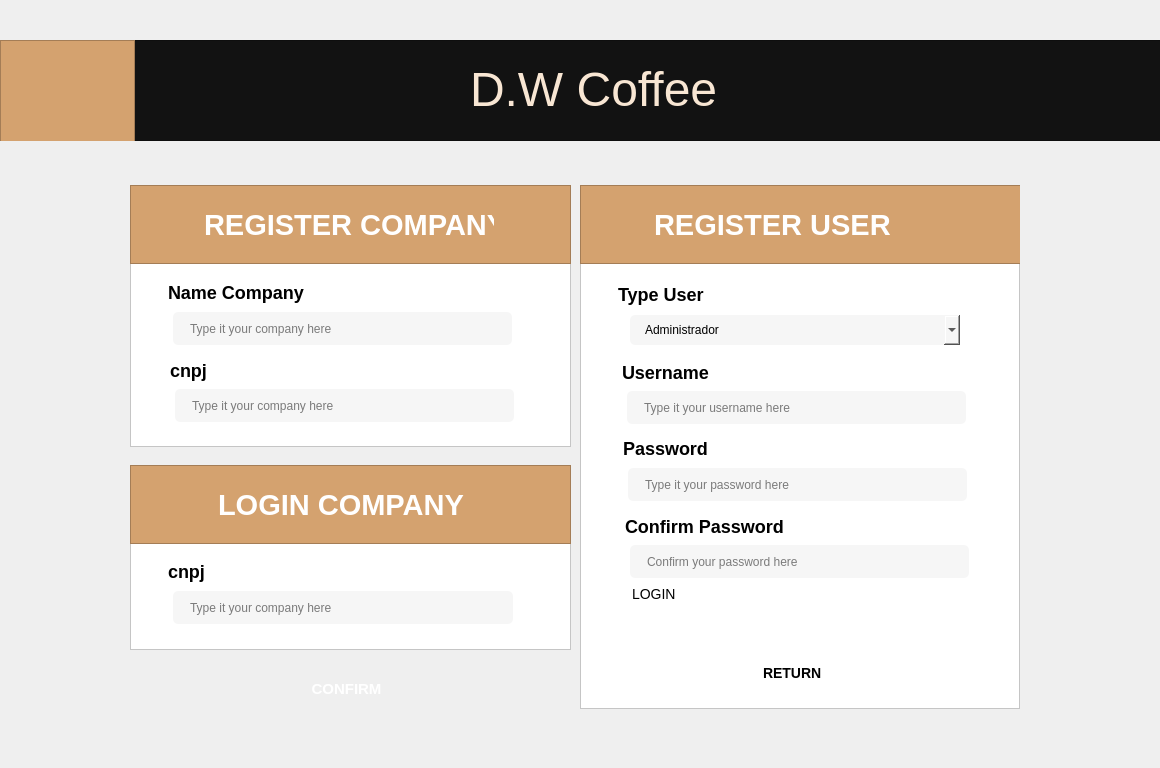
<?xml version="1.0" encoding="UTF-8"?>
<ui version="4.0">
 <class>Dialog</class>
 <widget class="QDialog" name="Dialog">
  <property name="geometry">
   <rect>
    <x>0</x>
    <y>0</y>
    <width>1160</width>
    <height>768</height>
   </rect>
  </property>
  <property name="windowTitle">
   <string>Dialog</string>
  </property>
  <widget class="QFrame" name="frame">
   <property name="geometry">
    <rect>
     <x>0</x>
     <y>40</y>
     <width>1161</width>
     <height>101</height>
    </rect>
   </property>
   <property name="styleSheet">
    <string notr="true">background-color: #121212</string>
   </property>
   <property name="frameShape">
    <enum>QFrame::StyledPanel</enum>
   </property>
   <property name="frameShadow">
    <enum>QFrame::Raised</enum>
   </property>
   <widget class="QFrame" name="frame_2">
    <property name="geometry">
     <rect>
      <x>0</x>
      <y>0</y>
      <width>135</width>
      <height>102</height>
     </rect>
    </property>
    <property name="styleSheet">
     <string notr="true">background-color: #D4A26F</string>
    </property>
    <property name="frameShape">
     <enum>QFrame::StyledPanel</enum>
    </property>
    <property name="frameShadow">
     <enum>QFrame::Raised</enum>
    </property>
    <widget class="QLabel" name="label">
     <property name="geometry">
      <rect>
       <x>18</x>
       <y>6</y>
       <width>98</width>
       <height>90</height>
      </rect>
     </property>
     <property name="styleSheet">
      <string notr="true">image: url(:/imagens/cGUFyIrl2tqx3cWHufs9--1--5d252-svg (1) 4.png);</string>
     </property>
     <property name="text">
      <string/>
     </property>
    </widget>
   </widget>
   <widget class="QLabel" name="label_2">
    <property name="geometry">
     <rect>
      <x>470</x>
      <y>4</y>
      <width>281</width>
      <height>91</height>
     </rect>
    </property>
    <property name="styleSheet">
     <string notr="true">color: #F8E6D3</string>
    </property>
    <property name="text">
     <string>&lt;html&gt;&lt;head/&gt;&lt;body&gt;&lt;p&gt;&lt;span style=&quot; font-size:36pt;&quot;&gt;D.W Coffee&lt;/span&gt;&lt;/p&gt;&lt;/body&gt;&lt;/html&gt;</string>
    </property>
   </widget>
  </widget>
  <widget class="QFrame" name="frame_3">
   <property name="geometry">
    <rect>
     <x>130</x>
     <y>185</y>
     <width>441</width>
     <height>262</height>
    </rect>
   </property>
   <property name="styleSheet">
    <string notr="true">background-color: white;
border: .5px solid rgba(0, 0, 0, .3)</string>
   </property>
   <property name="frameShape">
    <enum>QFrame::StyledPanel</enum>
   </property>
   <property name="frameShadow">
    <enum>QFrame::Raised</enum>
   </property>
   <widget class="QFrame" name="frame_4">
    <property name="geometry">
     <rect>
      <x>0</x>
      <y>0</y>
      <width>441</width>
      <height>79</height>
     </rect>
    </property>
    <property name="styleSheet">
     <string notr="true">background-color: #D4A26F;
border-bottom-color: transparent;</string>
    </property>
    <property name="frameShape">
     <enum>QFrame::StyledPanel</enum>
    </property>
    <property name="frameShadow">
     <enum>QFrame::Raised</enum>
    </property>
    <widget class="QLabel" name="label_3">
     <property name="geometry">
      <rect>
       <x>74</x>
       <y>4</y>
       <width>290</width>
       <height>73</height>
      </rect>
     </property>
     <property name="styleSheet">
      <string notr="true">color: white;
font-weight: bold;
border-color: transparent</string>
     </property>
     <property name="text">
      <string>&lt;html&gt;&lt;head/&gt;&lt;body&gt;&lt;p&gt;&lt;span style=&quot; font-size:22pt;&quot;&gt;REGISTER COMPANY&lt;/span&gt;&lt;/p&gt;&lt;/body&gt;&lt;/html&gt;</string>
     </property>
    </widget>
   </widget>
   <widget class="QLabel" name="label_4">
    <property name="geometry">
     <rect>
      <x>38</x>
      <y>92</y>
      <width>150</width>
      <height>31</height>
     </rect>
    </property>
    <property name="styleSheet">
     <string notr="true">border-color: transparent;
font-size: 18px;
font-weight: 800;</string>
    </property>
    <property name="text">
     <string>Name Company</string>
    </property>
   </widget>
   <widget class="QLineEdit" name="lineEdit">
    <property name="geometry">
     <rect>
      <x>43</x>
      <y>127</y>
      <width>339</width>
      <height>33</height>
     </rect>
    </property>
    <property name="styleSheet">
     <string notr="true">QLineEdit{
	border-radius: 5px;
	background-color: #F6F6F6;
	padding-left: 15px;
}

QLineEdit:hover{
	border: .5px solid rgba(0, 0, 0, 1);
}</string>
    </property>
    <property name="placeholderText">
     <string>Type it your company here</string>
    </property>
   </widget>
   <widget class="QLineEdit" name="lineEdit_2">
    <property name="geometry">
     <rect>
      <x>45</x>
      <y>204</y>
      <width>339</width>
      <height>33</height>
     </rect>
    </property>
    <property name="styleSheet">
     <string notr="true">QLineEdit{
	border-radius: 5px;
	background-color: #F6F6F6;
	padding-left: 15px;
}


QLineEdit:hover{
	border: .5px solid rgba(0, 0, 0, 1);
}</string>
    </property>
    <property name="placeholderText">
     <string>Type it your company here</string>
    </property>
   </widget>
   <widget class="QLabel" name="label_5">
    <property name="geometry">
     <rect>
      <x>40</x>
      <y>170</y>
      <width>50</width>
      <height>31</height>
     </rect>
    </property>
    <property name="styleSheet">
     <string notr="true">border-color: transparent;
font-size: 18px;
font-weight: 800;</string>
    </property>
    <property name="text">
     <string>cnpj</string>
    </property>
   </widget>
  </widget>
  <widget class="QFrame" name="frame_5">
   <property name="geometry">
    <rect>
     <x>130</x>
     <y>465</y>
     <width>441</width>
     <height>185</height>
    </rect>
   </property>
   <property name="styleSheet">
    <string notr="true">background-color: white;
border: .5px solid rgba(0, 0, 0, .3)</string>
   </property>
   <property name="frameShape">
    <enum>QFrame::StyledPanel</enum>
   </property>
   <property name="frameShadow">
    <enum>QFrame::Raised</enum>
   </property>
   <widget class="QFrame" name="frame_6">
    <property name="geometry">
     <rect>
      <x>0</x>
      <y>0</y>
      <width>441</width>
      <height>79</height>
     </rect>
    </property>
    <property name="styleSheet">
     <string notr="true">background-color: #D4A26F;
border-bottom-color: transparent;</string>
    </property>
    <property name="frameShape">
     <enum>QFrame::StyledPanel</enum>
    </property>
    <property name="frameShadow">
     <enum>QFrame::Raised</enum>
    </property>
    <widget class="QLabel" name="label_6">
     <property name="geometry">
      <rect>
       <x>88</x>
       <y>4</y>
       <width>250</width>
       <height>73</height>
      </rect>
     </property>
     <property name="styleSheet">
      <string notr="true">color: white;
font-weight: bold;
border-color: transparent</string>
     </property>
     <property name="text">
      <string>&lt;html&gt;&lt;head/&gt;&lt;body&gt;&lt;p&gt;&lt;span style=&quot; font-size:22pt;&quot;&gt;LOGIN COMPANY&lt;/span&gt;&lt;/p&gt;&lt;/body&gt;&lt;/html&gt;</string>
     </property>
    </widget>
   </widget>
   <widget class="QLabel" name="label_7">
    <property name="geometry">
     <rect>
      <x>38</x>
      <y>91</y>
      <width>50</width>
      <height>31</height>
     </rect>
    </property>
    <property name="styleSheet">
     <string notr="true">border-color: transparent;
font-size: 18px;
font-weight: 800;</string>
    </property>
    <property name="text">
     <string>cnpj</string>
    </property>
   </widget>
   <widget class="QLineEdit" name="lineEdit_3">
    <property name="geometry">
     <rect>
      <x>43</x>
      <y>126</y>
      <width>340</width>
      <height>33</height>
     </rect>
    </property>
    <property name="styleSheet">
     <string notr="true">QLineEdit{
	border-radius: 5px;
	background-color: #F6F6F6;
	padding-left: 15px;
}

QLineEdit:hover{
	border: .5px solid rgba(0, 0, 0, 1);
}</string>
    </property>
    <property name="placeholderText">
     <string>Type it your company here</string>
    </property>
   </widget>
  </widget>
  <widget class="QFrame" name="frame_7">
   <property name="geometry">
    <rect>
     <x>580</x>
     <y>185</y>
     <width>440</width>
     <height>524</height>
    </rect>
   </property>
   <property name="styleSheet">
    <string notr="true">background-color: white;
border: .5px solid rgba(0, 0, 0, .3)</string>
   </property>
   <property name="frameShape">
    <enum>QFrame::StyledPanel</enum>
   </property>
   <property name="frameShadow">
    <enum>QFrame::Raised</enum>
   </property>
   <widget class="QFrame" name="frame_8">
    <property name="geometry">
     <rect>
      <x>0</x>
      <y>0</y>
      <width>441</width>
      <height>79</height>
     </rect>
    </property>
    <property name="styleSheet">
     <string notr="true">background-color: #D4A26F;
border-bottom-color: transparent;</string>
    </property>
    <property name="frameShape">
     <enum>QFrame::StyledPanel</enum>
    </property>
    <property name="frameShadow">
     <enum>QFrame::Raised</enum>
    </property>
    <widget class="QLabel" name="label_8">
     <property name="geometry">
      <rect>
       <x>74</x>
       <y>4</y>
       <width>290</width>
       <height>73</height>
      </rect>
     </property>
     <property name="styleSheet">
      <string notr="true">color: white;
font-weight: bold;
border-color: transparent</string>
     </property>
     <property name="text">
      <string>&lt;html&gt;&lt;head/&gt;&lt;body&gt;&lt;p&gt;&lt;span style=&quot; font-size:22pt;&quot;&gt;REGISTER USER&lt;/span&gt;&lt;/p&gt;&lt;/body&gt;&lt;/html&gt;</string>
     </property>
    </widget>
   </widget>
   <widget class="QLabel" name="label_9">
    <property name="geometry">
     <rect>
      <x>38</x>
      <y>94</y>
      <width>140</width>
      <height>31</height>
     </rect>
    </property>
    <property name="styleSheet">
     <string notr="true">border-color: transparent;
font-size: 18px;
font-weight: 800;</string>
    </property>
    <property name="text">
     <string>Type User</string>
    </property>
   </widget>
   <widget class="QLineEdit" name="lineEdit_5">
    <property name="geometry">
     <rect>
      <x>47</x>
      <y>206</y>
      <width>339</width>
      <height>33</height>
     </rect>
    </property>
    <property name="styleSheet">
     <string notr="true">QLineEdit{
	border-radius: 5px;
	background-color: #F6F6F6;
	padding-left: 15px;
}


QLineEdit:hover{
	border: .5px solid rgba(0, 0, 0, 1);
}</string>
    </property>
    <property name="placeholderText">
     <string>Type it your username here</string>
    </property>
   </widget>
   <widget class="QLabel" name="label_10">
    <property name="geometry">
     <rect>
      <x>42</x>
      <y>172</y>
      <width>96</width>
      <height>31</height>
     </rect>
    </property>
    <property name="styleSheet">
     <string notr="true">border-color: transparent;
font-size: 18px;
font-weight: 800;</string>
    </property>
    <property name="text">
     <string>Username</string>
    </property>
   </widget>
   <widget class="QLineEdit" name="lineEdit_6">
    <property name="geometry">
     <rect>
      <x>48</x>
      <y>283</y>
      <width>339</width>
      <height>33</height>
     </rect>
    </property>
    <property name="styleSheet">
     <string notr="true">QLineEdit{
	border-radius: 5px;
	background-color: #F6F6F6;
	padding-left: 15px;
}

QLineEdit:hover{
	border: .5px solid rgba(0, 0, 0, 1);
}</string>
    </property>
    <property name="placeholderText">
     <string>Type it your password here</string>
    </property>
   </widget>
   <widget class="QLabel" name="label_11">
    <property name="geometry">
     <rect>
      <x>45</x>
      <y>326</y>
      <width>160</width>
      <height>31</height>
     </rect>
    </property>
    <property name="styleSheet">
     <string notr="true">border-color: transparent;
font-size: 18px;
font-weight: 800;
</string>
    </property>
    <property name="text">
     <string>Confirm Password</string>
    </property>
   </widget>
   <widget class="QLabel" name="label_12">
    <property name="geometry">
     <rect>
      <x>43</x>
      <y>248</y>
      <width>140</width>
      <height>31</height>
     </rect>
    </property>
    <property name="styleSheet">
     <string notr="true">border-color: transparent;
font-size: 18px;
font-weight: 800;</string>
    </property>
    <property name="text">
     <string>Password</string>
    </property>
   </widget>
   <widget class="QLineEdit" name="lineEdit_7">
    <property name="geometry">
     <rect>
      <x>50</x>
      <y>360</y>
      <width>339</width>
      <height>33</height>
     </rect>
    </property>
    <property name="styleSheet">
     <string notr="true">QLineEdit{
	border-radius: 5px;
	background-color: #F6F6F6;
	padding-left: 15px;
}


QLineEdit:hover{
	border: .5px solid rgba(0, 0, 0, 1);
}</string>
    </property>
    <property name="placeholderText">
     <string>Confirm your password here</string>
    </property>
   </widget>
   <widget class="QComboBox" name="comboBox">
    <property name="geometry">
     <rect>
      <x>50</x>
      <y>130</y>
      <width>330</width>
      <height>30</height>
     </rect>
    </property>
    <property name="styleSheet">
     <string notr="true">QComboBox{
	border-radius: 5px;
	background-color: #F6F6F6;
	padding-left: 15px;
}


QComboBox:hover{
	border: .5px solid rgba(0, 0, 0, 1);
}</string>
    </property>
    <item>
     <property name="text">
      <string>Administrador</string>
     </property>
    </item>
    <item>
     <property name="text">
      <string>Usuario</string>
     </property>
    </item>
   </widget>
   <widget class="QPushButton" name="pushButton_2">
    <property name="geometry">
     <rect>
      <x>137</x>
      <y>427</y>
      <width>160</width>
      <height>44</height>
     </rect>
    </property>
    <property name="cursor">
     <cursorShape>PointingHandCursor</cursorShape>
    </property>
    <property name="styleSheet">
     <string notr="true">QPushButton{
	border-color: transparent;
	background-color: rgba(61, 21, 21, .75);
	/*border-color: rgba(61, 21, 21, .75);*/
	color: white;
	font-weight: bold;
	padding: 5px;
	border-radius: 5px;
	font-size: 16px;
	
}

QPushButton:hover{
	background-color: rgba(61, 21, 21, 1);
	/*border-right: 5px solid rgba(0,0,0, .5);*/
}

</string>
    </property>
    <property name="text">
     <string>REGISTER</string>
    </property>
   </widget>
   <widget class="QLabel" name="label_13">
    <property name="geometry">
     <rect>
      <x>52</x>
      <y>396</y>
      <width>44</width>
      <height>25</height>
     </rect>
    </property>
    <property name="cursor">
     <cursorShape>PointingHandCursor</cursorShape>
    </property>
    <property name="styleSheet">
     <string notr="true">QLabel{
	border-color: transparent;
	font-size: 14px;
	font-weight: 500;
	font-weight:  100;
	border-bottom-color: rgba(0,0,0,.75);  
}

QLabel:hover{
	color: rgba(61, 21, 21, .75);
	border-bottom-color: rgba(61, 21, 21, .75);  
}
</string>
    </property>
    <property name="text">
     <string>LOGIN</string>
    </property>
   </widget>
   <widget class="QLabel" name="label_14">
    <property name="geometry">
     <rect>
      <x>183</x>
      <y>472</y>
      <width>64</width>
      <height>31</height>
     </rect>
    </property>
    <property name="cursor">
     <cursorShape>PointingHandCursor</cursorShape>
    </property>
    <property name="styleSheet">
     <string notr="true">QLabel{
	border-color: transparent;
	font-size: 14px;
	font-weight: 800;
}


QLabel:hover{
	color: rgba(61, 21, 21, .75);
}</string>
    </property>
    <property name="text">
     <string>RETURN</string>
    </property>
   </widget>
  </widget>
  <widget class="QPushButton" name="pushButton">
   <property name="geometry">
    <rect>
     <x>186</x>
     <y>669</y>
     <width>321</width>
     <height>40</height>
    </rect>
   </property>
   <property name="cursor">
    <cursorShape>PointingHandCursor</cursorShape>
   </property>
   <property name="styleSheet">
    <string notr="true">QPushButton{
	border-color: transparent;
	background-color: rgba(61, 21, 21, .75);
	color: white;
	font-weight: bold;
	padding: 5px;
	border-radius: 5px;
	font-size: 15px
}

QPushButton:hover{
	background-color: rgba(61, 21, 21, 1);
}

</string>
   </property>
   <property name="text">
    <string>CONFIRM</string>
   </property>
  </widget>
 </widget>
 <resources>
  <include location="../../imagens/imagens.qrc"/>
 </resources>
 <connections/>
</ui>
